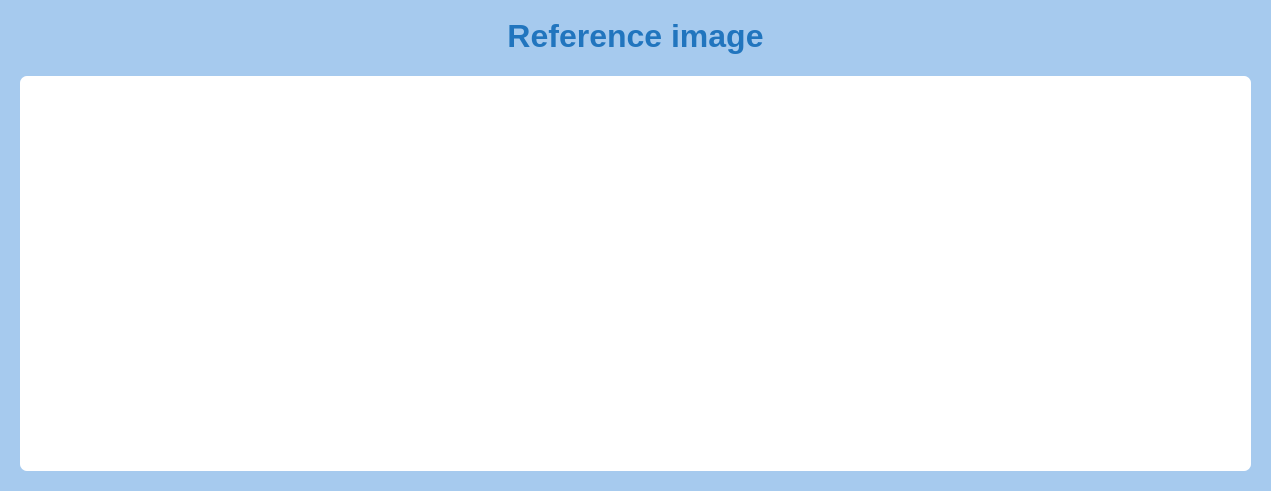
    <widget class="QWidget" name="widget_19" native="true">
     <property name="geometry">
      <rect>
       <x>10</x>
       <y>412</y>
       <width>1271</width>
       <height>491</height>
      </rect>
     </property>
     <property name="minimumSize">
      <size>
       <width>0</width>
       <height>0</height>
      </size>
     </property>
     <property name="maximumSize">
      <size>
       <width>11111</width>
       <height>11111</height>
      </size>
     </property>
     <property name="styleSheet">
      <string notr="true">background-color: rgba(166,202,238,255);
border-radius: 7px;</string>
     </property>
     <layout class="QVBoxLayout" name="verticalLayout_4">
      <item>
       <widget class="QLabel" name="label_6">
        <property name="sizePolicy">
         <sizepolicy hsizetype="Preferred" vsizetype="Preferred">
          <horstretch>0</horstretch>
          <verstretch>0</verstretch>
         </sizepolicy>
        </property>
        <property name="minimumSize">
         <size>
          <width>0</width>
          <height>50</height>
         </size>
        </property>
        <property name="maximumSize">
         <size>
          <width>16777215</width>
          <height>50</height>
         </size>
        </property>
        <property name="font">
         <font>
          <pointsize>24</pointsize>
          <weight>75</weight>
          <bold>true</bold>
         </font>
        </property>
        <property name="layoutDirection">
         <enum>Qt::LeftToRight</enum>
        </property>
        <property name="autoFillBackground">
         <bool>false</bool>
        </property>
        <property name="styleSheet">
         <string notr="true">background-color: rgba(233, 113, 52, 0);
color: rgb(33, 117, 190);
border-radius: 7px;</string>
        </property>
        <property name="text">
         <string>Reference image</string>
        </property>
        <property name="alignment">
         <set>Qt::AlignCenter</set>
        </property>
       </widget>
      </item>
      <item>
       <widget class="QWidget" name="widget_26" native="true">
        <layout class="QHBoxLayout" name="horizontalLayout_8">
         <item>
          <widget class="QGraphicsView" name="graphics_view_reference">
           <property name="sizePolicy">
            <sizepolicy hsizetype="Preferred" vsizetype="Preferred">
             <horstretch>0</horstretch>
             <verstretch>0</verstretch>
            </sizepolicy>
           </property>
           <property name="minimumSize">
            <size>
             <width>810</width>
             <height>300</height>
            </size>
           </property>
           <property name="maximumSize">
            <size>
             <width>11111</width>
             <height>677</height>
            </size>
           </property>
           <property name="font">
            <font>
             <pointsize>25</pointsize>
            </font>
           </property>
           <property name="styleSheet">
            <string notr="true">background-color: rgb(255, 255, 255);</string>
           </property>
          </widget>
         </item>
        </layout>
       </widget>
      </item>
     </layout>
    </widget>
